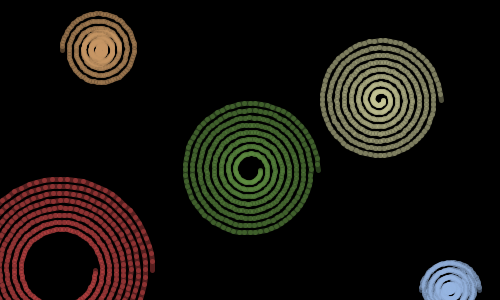
Frame 1 (no input)
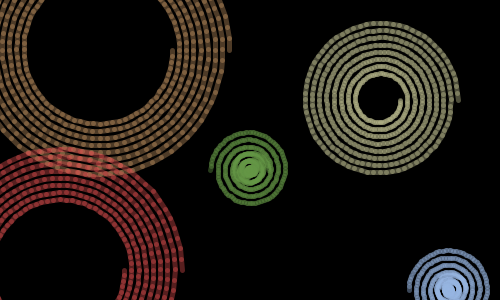
Frame 60 (the mouse pressed at the canvas centre just before this capture)
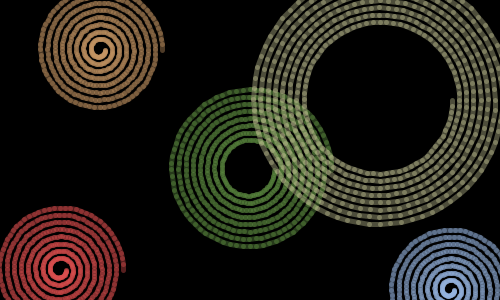
Frame 120 (the mouse held since frame 60 and released just before this capture)

The Processing sketch that drew these frames (run headless with seeded random() and noise(); from frame 60 on, the mouse is pressed at the canvas centre):

// Processing sketch: processing_119173
// ── processing_119173.pde

void setup(){
  size(500,300);
 //noLoop();
 frameRate(10);
}

void draw(){
  background(0);
  drawspiral(250,170,100,150,70);
  drawspiral(380,100,200,200,150);
  drawspiral(100,50,200,150,100);
  drawspiral(60,270,225,80,80);
  drawspiral(450,290,150,180,225);
}

void drawspiral(int centX,int centY,int b, int c, int d){
  strokeWeight(5);
  //stroke(20,50,70);

  float x,y;
  
  float radius =10;
  //int centX=250;
  //int centY=150;
  
  //draw line
  float lastx=-999;
  float lasty=-999;
  
  //noisy
  float radiusNoise=random(10);
  float a=100;
  stroke(b,c,d,a);
  for(float ang=0;ang<=360*8;ang+=5){
  //radiusNoise+=0.05;  
  radius+=0.1;  
  a-=5;
  float thisRadius=radius+(noise(radiusNoise)*250)-100;
  float rad= radians(ang);
  
  x=centX+(thisRadius*cos(rad));
  y=centY+(thisRadius*sin(rad));

  //draw line
  if(lastx>-999){
    line(x,y,lastx,lasty);  
   }
   lastx=x;
   lasty=y;
  } 

}
